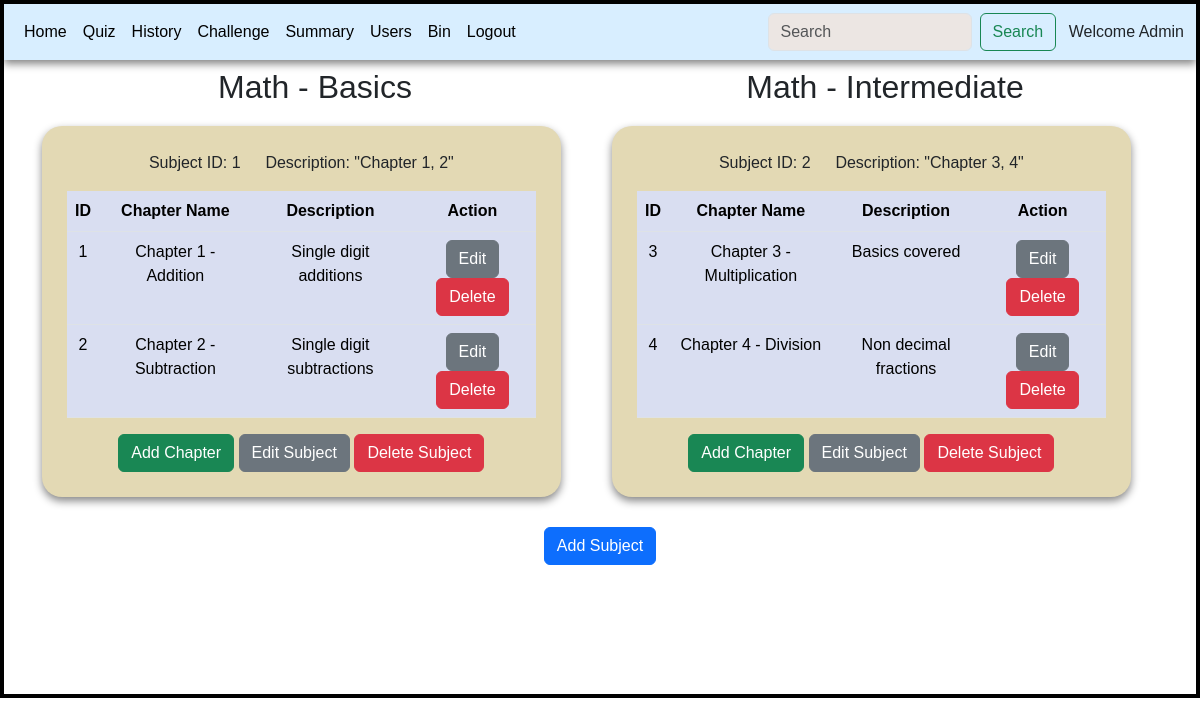
/admin, run on an earlier commit of the app's database.
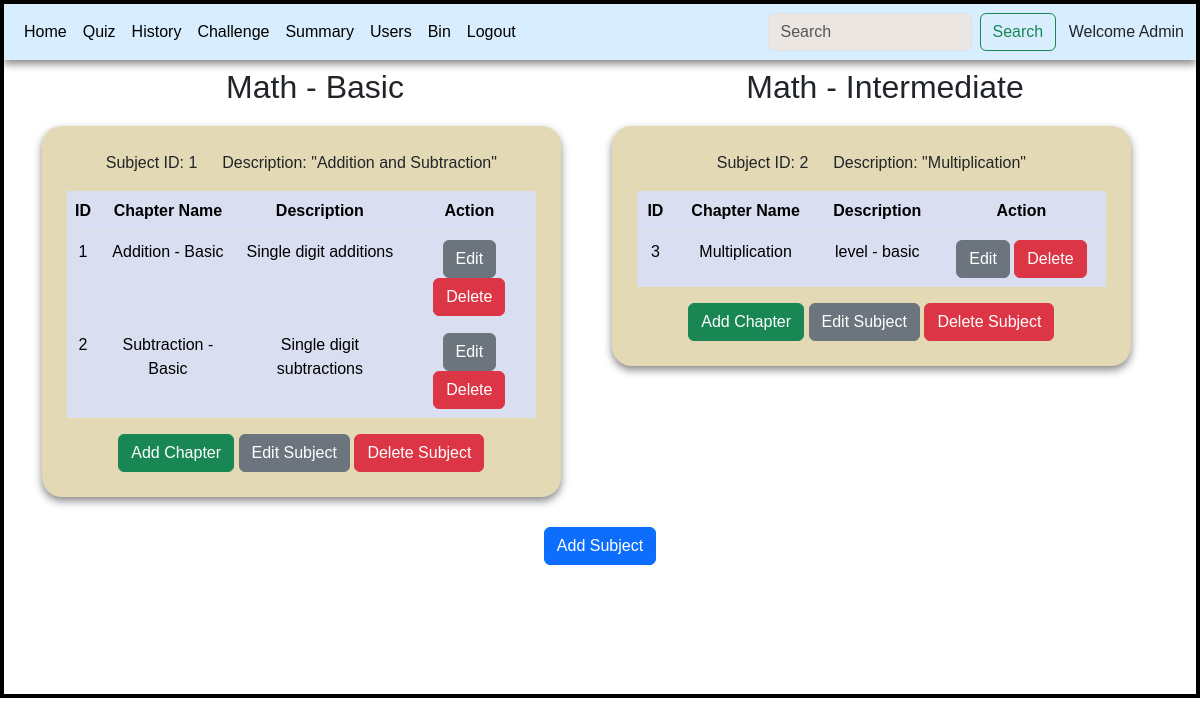
And on a later commit of the database.
### controllers/models.py (models this page shows)
class Subject(db.Model):
    id = db.Column(db.Integer(), primary_key=True)
    name = db.Column(db.String(), nullable=False, unique=True)
    description = db.Column(db.String(), nullable=True)
    chapters = db.relationship('Chapter', backref='subject')

class Chapter(db.Model):
    id = db.Column(db.Integer, primary_key=True)
    subject_id = db.Column(db.Integer, db.ForeignKey('subject.id'), nullable=False)
    name = db.Column(db.String(), nullable=False)
    description = db.Column(db.String(), nullable=True)
    quizzes = db.relationship('Quiz', backref='chapter')

### controllers/main.py (the view, shortened to what this page needs)
@app.route('/admin',methods=['GET','POST'])
def admin_dashboard():
    subjects = Subject.query.all()
    if 'emsg' in request.args:
        emsg = request.args.get('emsg')
        return render_template('admin_dashboard.html',subjects=subjects,emsg=emsg)
    if subjects:
        return render_template('admin_dashboard.html',subjects=subjects)
    else:
        return render_template('admin_dashboard.html',subjects=[])

### templates/admin_dashboard.html (shortened to what the changed rows need)
<!DOCTYPE html>
<html lang="en">
<head>
    <link rel="stylesheet" href="/static/style.css">
    <link href="https://cdn.jsdelivr.net/npm/bootstrap@5.3.3/dist/css/bootstrap.min.css" rel="stylesheet">
</head>
<body>
    <div id="main">
        <div id="canvas">
              <div class="container">
                {% if subjects %}
                <div class="row">
                  {% for subject in subjects %}
                  <div class="col-md-6">
                      <h2 class="text-center mt-2">{{ subject.name}}</h2>
                    <div class="table-div">
                      <p class="text-center">Subject ID: {{ subject.id }} &ensp;&ensp; Description: "{{subject.description}}"</p>
                      <table class="table table-hover">
                        <thead>
                          <tr>
                            <th scope="col">ID</th>
                            <th scope="col">Chapter Name</th>
                            <th scope="col">Description</th>
                            <th scope="col">Action</th>
                          </tr>
                        </thead>
                        <tbody>
                          {% for chapter in subject.chapters %}
                            <tr>
                              <td>{{ chapter.id }}</td>
                              <td>{{ chapter.name }}</td>
                              <td>{{ chapter.description }}</td>
                              <td>
                                <a href='/editchapter/{{chapter.id}}' class="btn btn-secondary">Edit</a>
                                <a href='/deletechapter/{{chapter.id}}' class="btn btn-danger">Delete</a>
                              </td>
                            </tr>
                          {% endfor %}
                        </tbody>
                      </table>
                      <div class="text-center">
                        <a href= '/addchapter/{{subject.id}}' class="btn btn-success">Add Chapter</a>
                        <a href="/editsubject/{{ subject.id }}" class="btn btn-secondary">Edit Subject</a>
                        <a href="/deletesubject/{{ subject.id }}" class="btn btn-danger">Delete Subject</a>
                      </div>
                    </div>
                  </div>
                  {% endfor %}
                </div>
                {% endif %}
              </div>
        </div>
    </div>
</body>
</html>

What changed in the data, as far as the page shows it:
removed Chapter: id "4", name "Chapter 4 - Division", description "Non decimal fractions", shown under Subject "Math - Intermediate"
changed Subject id 1: name "Math - Basics" → "Math - Basic"; description "Chapter 1, 2" → "Addition and Subtraction"
changed Chapter "Single digit additions": name "Chapter 1 - Addition" → "Addition - Basic"
changed Chapter "Single digit subtractions": name "Chapter 2 - Subtraction" → "Subtraction - Basic"
changed Subject "Math - Intermediate": description "Chapter 3, 4" → "Multiplication"
changed Chapter id 3: name "Chapter 3 - Multiplication" → "Multiplication"; description "Basics covered" → "level - basic"
